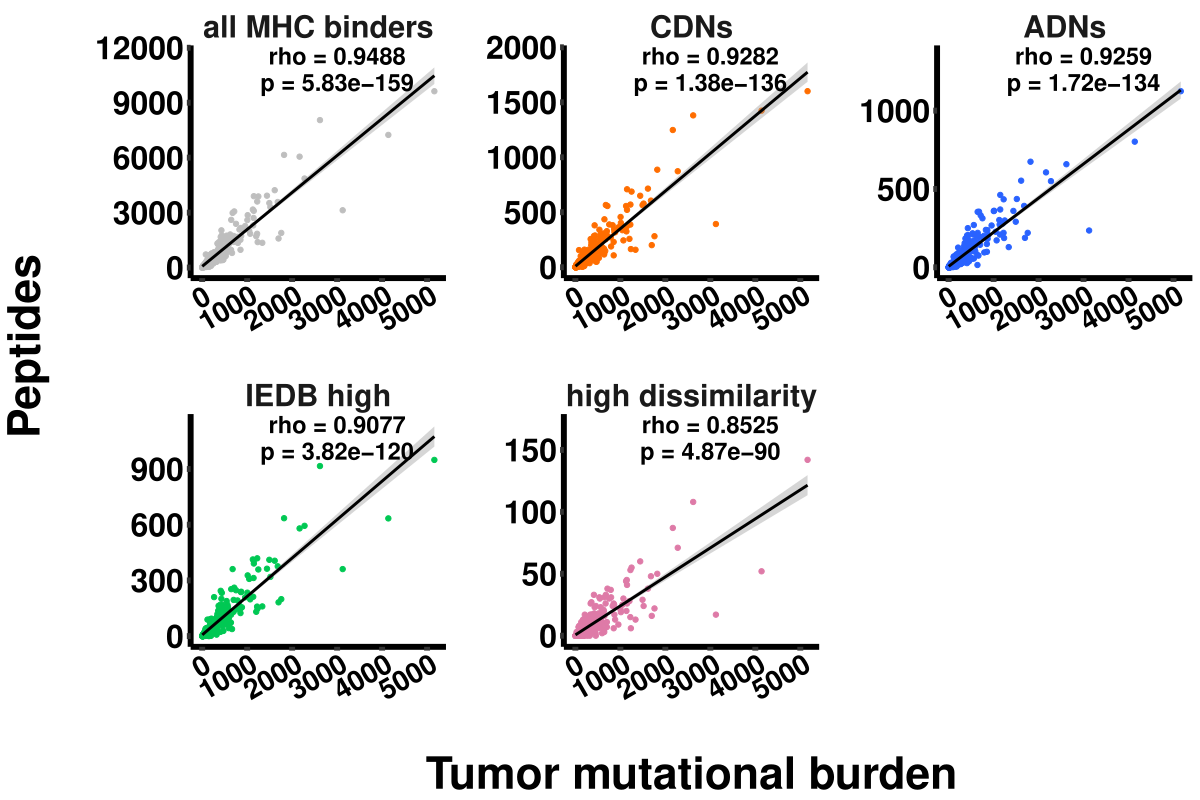

Reproduce this figure in R.
library(ggplot2)
library(antigen.garnish)
library(magrittr)
library(data.table)

CDNcol <- "#ff6d00"
ADNcol <- "#2962ff"
IEcol <- "#00c853"
stcol <- "#DE7AA7"

# set up our classification colors
colpal <- c(CDNcol, ADNcol, IEcol, stcol, "#FFFFFF", "#BEBEBE")
names(colpal) <- c("CDNs", "ADNs", "IEDB high neoantigens", "high dissimilarity neoantigens", "TMB", "all MHC binders")

# read in the Main analysis output
dtl <- data.table::fread("../Main_analysis/combined_output.txt")

n <- c("TMB", "CDNs", "ADNs",
      "all MHC binders", "high dissimilarity neoantigens",
      "IEDB high neoantigens")

# keep only the columns we care about here
dt <- dtl[, .SD, .SDcols = c("source", n)]

# convert to long table for plotting correlation with TMB
dtm2 <- dt %>% melt(id.vars = c("source", "TMB"))

# exclude one outlier for linear correlation plot (Figure 3A),
# all MHC binders for this patient was > 30k, removed for plot scale.
# stats are rank based so this has virtually no effect on the data
dtm2 <- dtm2[TMB != 7358]

# factor stuff to get correct orders on graphs.
dtm2[, variable_f :=
   factor(variable, levels = c("all MHC binders", "CDNs", "ADNs", "IEDB high neoantigens", "high dissimilarity neoantigens"), ordered = TRUE)]

# theming
plot_theme <- function(){

  pt <- ggplot2::theme_bw() + ggplot2::theme_classic() +
        ggplot2::theme(text = ggplot2::element_text(size = 32),
            plot.title = ggplot2::element_text(face = "bold",
                hjust = 0.5, size = ggplot2::rel(0.5)), axis.text.y = ggplot2::element_text(size = ggplot2::rel(0.7),
                color = "black", face = "bold"),
            axis.text.x = ggplot2::element_text(size = ggplot2::rel(0.8),
                angle = 30, color = "black", hjust = 0.96, face = "bold"),
            axis.title.x = ggplot2::element_text(size = ggplot2::rel(1),
                face = "bold"), axis.title.y = ggplot2::element_text(size = ggplot2::rel(1),
                face = "bold"), legend.title = ggplot2::element_blank(),
                axis.line = element_line(size = 2),
                strip.text = element_text(size = ggplot2::rel(0.7), face = "bold"),
                axis.ticks = element_line(size = 2),
            legend.position = "bottom")

          return(pt)

}

# make a table of SRCC and p-vals
tab <- lapply(dtm2[, variable %>% unique], function(i){

  b <- stats::cor.test(x = dtm2[variable == i, TMB],  y = dtm2[variable == i, value],
                  method = "spearman", exact = TRUE)

  a <- data.table::data.table(srcc = b$estimate,
                              p = b$p.value,
                              variable = as.character(i))

  return(a)

}) %>% data.table::rbindlist(use.names = TRUE)

# correct for multiple comparisons,  get sigfigs for plot
tab[, p := p %>% p.adjust(method = "bonferroni")] %>%
    .[, p := p %>% signif(digits = 3)] %>%
    .[, srcc := srcc %>% signif(digits = 4)]

# now decide label positioning based on values for aesthetics
lims <- dtm2[, max(value), by = "variable"]

tab <- merge(tab, lims, by = "variable")

# use 5% and 20% over y max for label position
tab[, srcc_pos := 1.2 * V1] %>%
  .[, p_pos := 1.05 * V1]

# factor for correct order
tab[, variable_f := variable %>% stringr::str_replace("\\ neoantigens", "")]
tab[, variable_f :=
     factor(variable_f, levels = c("all MHC binders", "CDNs", "ADNs", "IEDB high", "high dissimilarity"), ordered = TRUE)]

dtm2[, variable_f := variable %>% stringr::str_replace("\\ neoantigens", "")]
dtm2[, variable_f :=
          factor(variable_f, levels = c("all MHC binders", "CDNs", "ADNs", "IEDB high", "high dissimilarity"), ordered = TRUE)]

# figure 4A, TMB correlation with classifications and all MHC binders
pl2 <- ggplot(dtm2, aes(x = TMB, y = value)) + geom_point(aes(col = variable)) +
        geom_smooth(col = "black", method  = "lm") +
  facet_wrap(~variable_f, scales = "free") +
  scale_color_manual(values = colpal) +
  plot_theme() +
  geom_text(data = tab, inherit.aes = FALSE, aes(x = 3000, y = srcc_pos, label = paste("rho =", srcc)), fontface = "bold", size = rel(6)) +
  geom_text(data = tab, inherit.aes = FALSE, aes(x = 3000, y = p_pos, label = paste("p =", p)), fontface = "bold", size = rel(6)) +
  theme(legend.position = "none",
        axis.text.x = element_text(size = rel(0.8)),
      axis.text.y = element_text(size = rel(0.9)),
      strip.background = element_blank(),
      panel.spacing = unit(2, "lines")
      ) +
  xlab("\nTumor mutational burden") +
  ylab("Peptides\n")

ggsave(plot = pl2, filename = "Fig4A.pdf", width = 12, height = 8)
